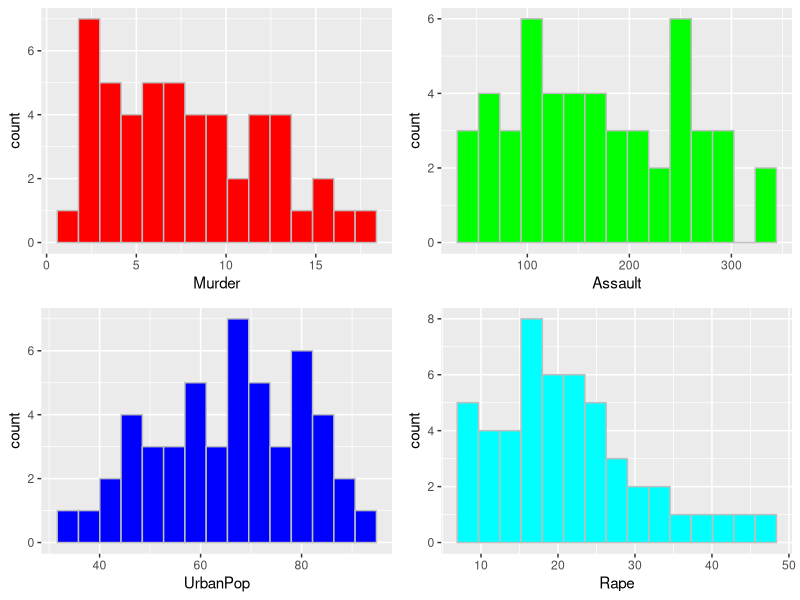
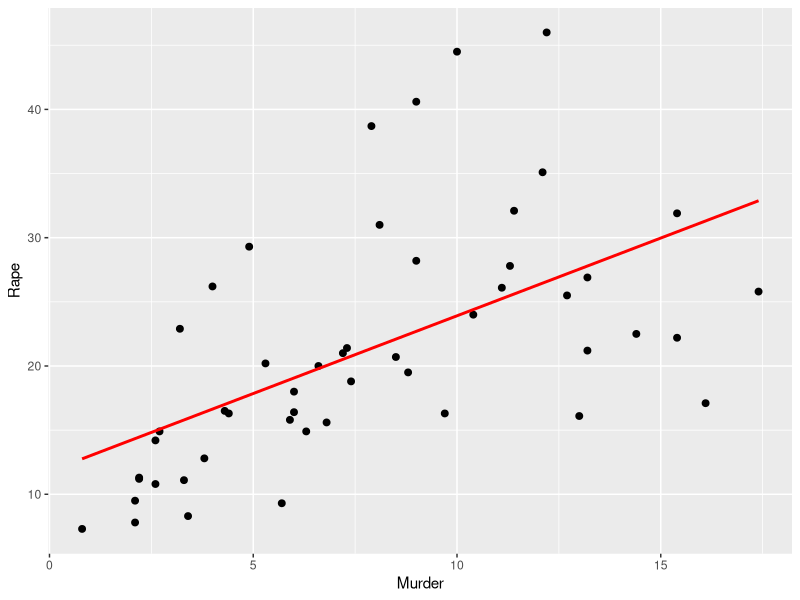
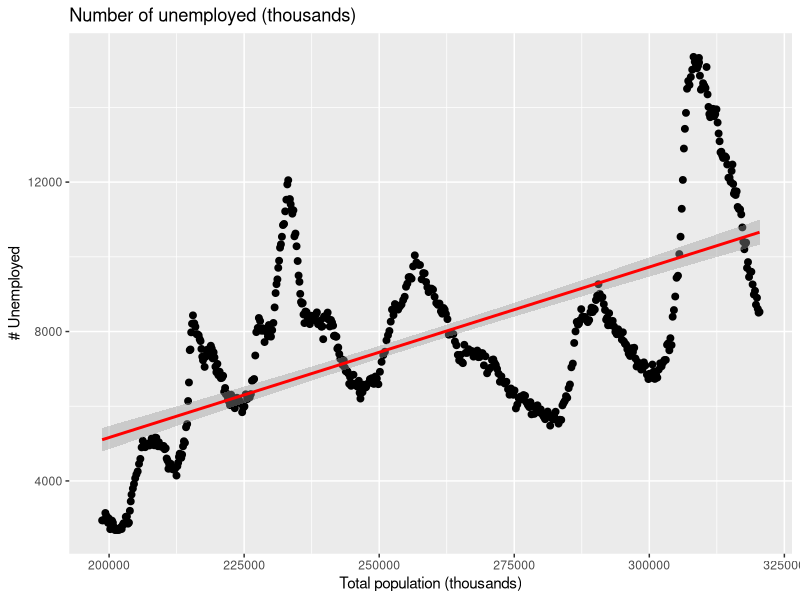
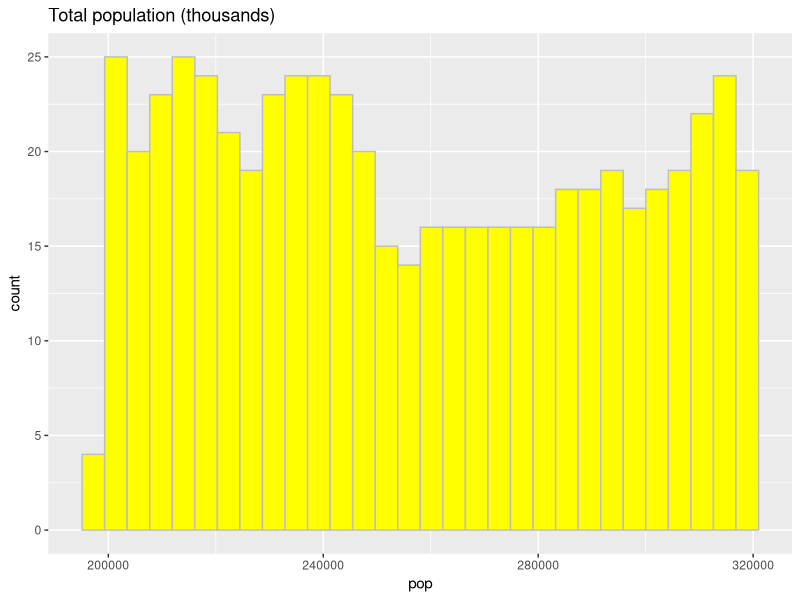
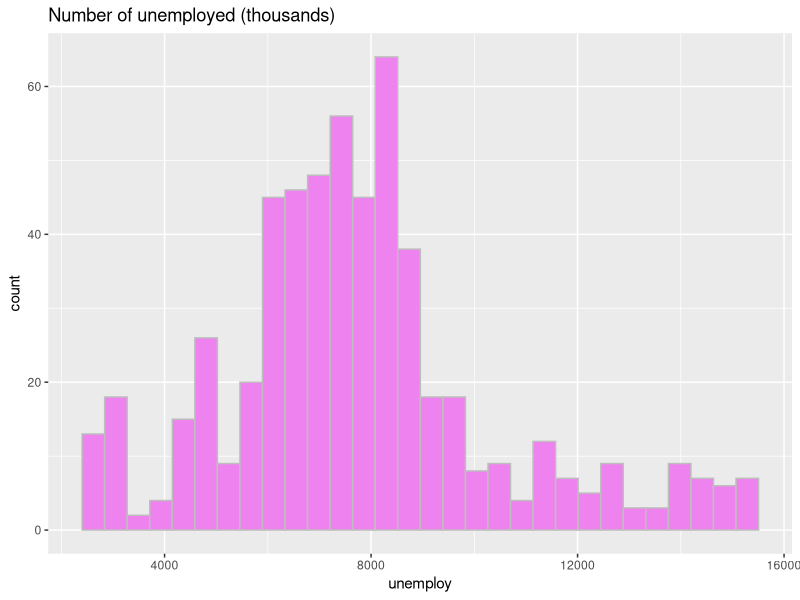
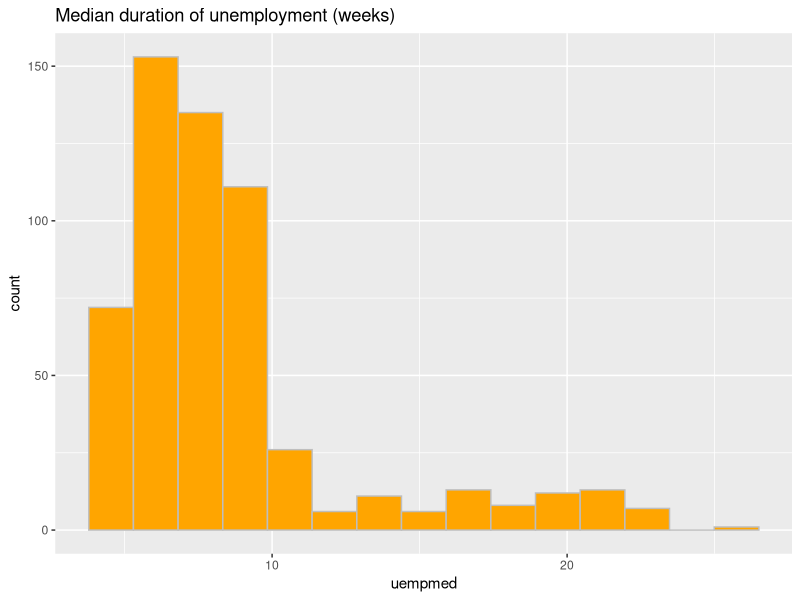
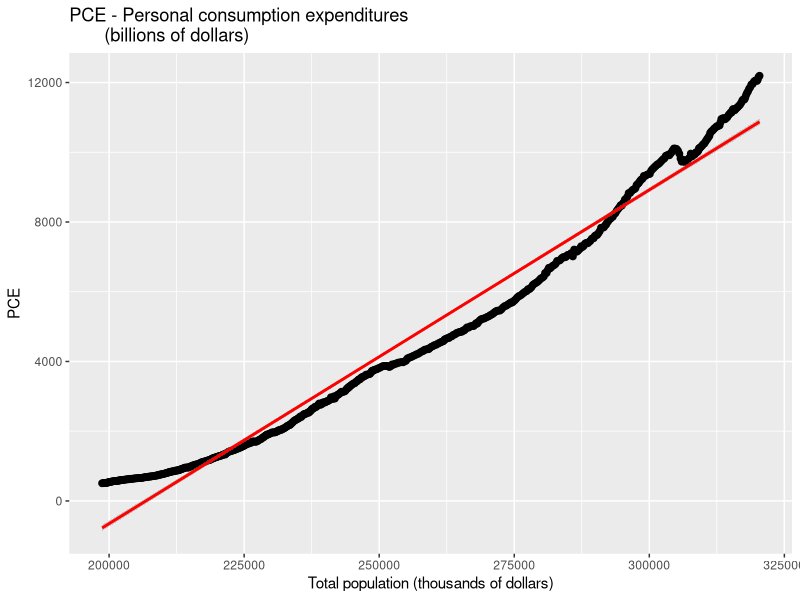
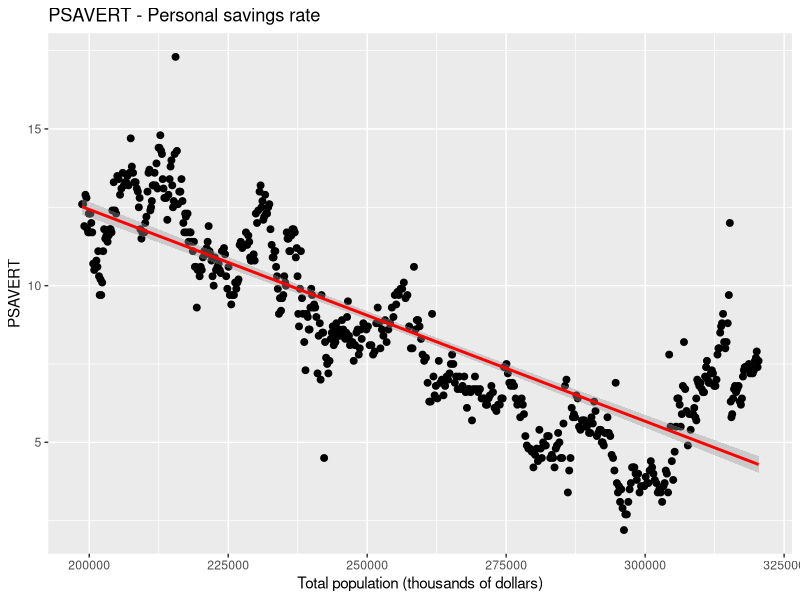

These charts were generated, in order, by the following R code: (Note: this script raises an error after producing the figures.)
## ---- chunk 1
knitr::opts_chunk$set(echo = TRUE)
## ---- chunk 2

library(ggplot2)
data(USArrests)
dataset <- USArrests
#names(dataset)
#head(dataset)
g1 <- ggplot(mapping = aes(Murder), dataset) +
  geom_histogram(bins=15, fill ="red", color="grey")

g2 <- ggplot(mapping = aes(Assault), dataset) +
  geom_histogram(bins=15, fill ="green", color="grey")

g3 <- ggplot(mapping = aes(UrbanPop), dataset) +
  geom_histogram(bins=15, fill ="blue", color="grey")

g4 <- ggplot(mapping = aes(Rape), dataset) +
  geom_histogram(bins=15, fill ="cyan", color="grey")

library("gridExtra")
grid.arrange(g1, g2, g3, g4, nrow=2, ncol=2)


## ---- chunk 3

library(ggplot2)
data(USArrests)
dataset <- USArrests
#names(dataset)
g <- ggplot(mapping = aes(x=Murder, y=Rape), dataset) +
  geom_point(size=2) + 
  geom_smooth(se=FALSE, method = "lm", color="red")
  
g

## ---- chunk 4

library(ggplot2)
#?ggplot
data(economics) # US economic time series
#help(economics)
dataset <- economics
#head(dataset)  
#names(dataset)
#summary(dataset$pop)

g1 <- ggplot(mapping = aes(x=pop, y=unemploy), dataset) +
  geom_point(size=2) + 
  geom_smooth(method = "lm", color="red")+
labs(title = 'Number of unemployed (thousands)', 
     y = '# Unemployed',
     x = 'Total population (thousands)')
g1

g2 <- ggplot(mapping = aes(pop), dataset) +
  geom_histogram(bins=30, fill ="yellow", color="grey") +
  labs(title = 'Total population (thousands)')
g2

g3 <- ggplot(mapping = aes(unemploy), dataset) +
  geom_histogram(bins=30, fill ="violet", color="grey") +
  labs(title = 'Number of unemployed (thousands)')
g3

g4 <- ggplot(mapping = aes(uempmed), dataset) +
  geom_histogram(bins=15, fill ="orange", color="grey") +
  labs(title = "Median duration of unemployment (weeks)")
g4

  
## ---- chunk 5

library(ggplot2)
data(economics) # US economic time series
dataset <- economics

g1 <- ggplot(mapping = aes(x=pop, y=pce), dataset) +
  geom_point(size=2) + 
  geom_smooth(method = "lm", color="red") +
  labs(title = 'PCE - Personal consumption expenditures
       (billions of dollars)',
       y = 'PCE',
       x = 'Total population (thousands of dollars)')
g1

g2 <- ggplot(mapping = aes(x=pop, y=psavert), dataset) +
  geom_point(size=2) + 
  geom_smooth(method = "lm", color="red") +
  labs(title = 'PSAVERT - Personal savings rate',
       y = 'PSAVERT',
       x = 'Total population (thousands of dollars)')
g2

## ---- chunk 6

library(ggplot2)
#?mpg
data(mpg) # Fuel economy data from 1999 and 2008 for 38 popular models of car
dataset <- mpg

head(dataset)
tail(dataset)
names(dataset)
summary(dataset)

## ---- chunk 7

library(ggplot2)
data(mpg)
#summary(mpg$hwy)
#?mpg
dataset <- mpg
ggplot(mapping = aes(x=cyl, y=hwy), data=dataset) +
  geom_point() +
  theme_bw()
#?theme_gray

## ---- chunk 8

library(ggplot2)
data(mpg)
dataset <- mpg

g1 <- ggplot(mapping = aes(cyl), dataset) +
  geom_histogram(bins=15, fill ="violet", color="white") +
  labs(title = "Histogram",
       y = '# Cars',
       x = 'Number of cylinders')

g2 <- ggplot(mapping = aes(cty), dataset) +
  geom_histogram(bins=15, fill ="orange", color="gray") +
  labs(title = "Histogram",
       y = '# Cars',
       x = 'City miles per gallon')

g3 <- ggplot(mapping = aes(x=class, y=cty), data=dataset) +
  geom_boxplot(fill="blue", color="blue") +
  labs(title = "Box-plot",
       y = 'Number of cylinders',
       x = '"Type" of car')

g4 <- ggplot(mapping = aes(x=class, y=hwy), data=dataset) +
  geom_boxplot(fill="green", color="gray") +
  labs(title = "Box-plot",
       y = 'Highway miles per gallon',
       x = '"Type" of car')

library("gridExtra")
grid.arrange(g1, g2, g3, g4, nrow=2, ncol=2)


## ---- chunk 9

library(ggplot2)
data(mpg)
#?mpg
dataset <- mpg
#head(dataset)
#?facet_wrap
#? facet_grid

g1 <- ggplot(data = dataset) +
  geom_point(mapping = aes(x=displ, y=hwy, color=class)) +
  facet_wrap(~class, nrow=2)
g1


## ---- chunk 10

library(ggplot2)
data(mpg)
dataset <- mpg

g2 <- ggplot(data = dataset) +
  geom_point(mapping = aes(x=displ, y=hwy, color=drv)) +
  facet_grid(drv ~ cyl)
g2


## ---- chunk 11

library(ggplot2)
data(mpg)
dataset <- mpg
?facet_grid
#?facet_wrap

g3 <- ggplot(data = dataset) +
  geom_point(mapping = aes(x=displ, y=hwy, color=cyl)) +
  # facet_wrap(~cyl)
  facet_grid(. ~ cyl)
g3


## ---- chunk 12
library(ggplot2)
library(readxl)
dataset <- read_excel("homework2.xlsx")
#head(dataset)
#str(dataset)
dataset$CPI <- as.numeric(dataset$CPI)
dataset$HDI <- as.numeric(dataset$HDI)

min_cpi <- min(dataset$CPI)
max_cpi <- max(dataset$CPI)
min_hdi <- min(dataset$HDI)
max_hdi <- max(dataset$HDI)

g1 <- ggplot(data = dataset) +
  geom_point(mapping = aes(x=CPI, y=HDI), color="red") + 
  scale_x_continuous(limits = c(min_cpi-1, max_cpi+1), 
                     breaks = seq(min_cpi-1, max_cpi+1, 1)) + 
  scale_y_continuous(limits = c(min_hdi-0.1, max_hdi+0.1), 
                     breaks = seq(min_hdi-0.1, max_hdi+0.1, 0.1))

g1


## ---- chunk 13

library(ggplot2)
library(readxl)
dataset <- read_excel("homework2.xlsx")
#head(dataset)
#str(dataset)
dataset$CPI <- as.numeric(dataset$CPI)
dataset$HDI <- as.numeric(dataset$HDI)

min_cpi <- min(dataset$CPI)
max_cpi <- max(dataset$CPI)
min_hdi <- min(dataset$HDI)
max_hdi <- max(dataset$HDI)

g1 <- ggplot(data = dataset) +
  geom_point(mapping = aes(x=CPI, y=HDI, color=Region)) + 
  scale_x_continuous(limits = c(min_cpi-1, max_cpi+1), 
                     breaks = seq(min_cpi-1, max_cpi+1, 1)) + 
  scale_y_continuous(limits = c(min_hdi-0.1, max_hdi+0.1), 
                     breaks = seq(min_hdi-0.1, max_hdi+0.1, 0.1))

g1


## ---- chunk 14

library(ggplot2)
library(readxl)
dataset <- read_excel("homework2.xlsx")
#head(dataset)
#str(dataset)
dataset$CPI <- as.numeric(dataset$CPI)
dataset$HDI <- as.numeric(dataset$HDI)

min_cpi <- min(dataset$CPI)
max_cpi <- max(dataset$CPI)
min_hdi <- min(dataset$HDI)
max_hdi <- max(dataset$HDI)

g1 <- ggplot(data = dataset) +
  geom_point(mapping = aes(x=CPI, y=HDI, color=Region), size=3) + 
  scale_x_continuous(limits = c(min_cpi-1, max_cpi+1), 
                     breaks = seq(min_cpi-1, max_cpi+1, 1)) + 
  scale_y_continuous(limits = c(min_hdi-0.1, max_hdi+0.1), 
                     breaks = seq(min_hdi-0.1, max_hdi+0.1, 0.1))

g1


## ---- chunk 15

library(ggplot2)
library(readxl)
dataset <- read_excel("homework2.xlsx")
#head(dataset)
#str(dataset)
dataset$CPI <- as.numeric(dataset$CPI)
dataset$HDI <- as.numeric(dataset$HDI)
#summary(dataset$HDI)

min_cpi <- min(dataset$CPI)
max_cpi <- max(dataset$CPI)
min_hdi <- min(dataset$HDI)
max_hdi <- max(dataset$HDI)

g1 <- ggplot(data = dataset) +
  geom_point(mapping = aes(x=CPI, y=HDI, color=Region), size=3*dataset$HDI) + 
  scale_x_continuous(limits = c(min_cpi-1, max_cpi+1), 
                     breaks = seq(min_cpi-1, max_cpi+1, 1)) + 
  scale_y_continuous(limits = c(min_hdi-0.1, max_hdi+0.1), 
                     breaks = seq(min_hdi-0.1, max_hdi+0.1, 0.1))

g1

## ---- chunk 16

library(ggplot2)
library(readxl)
dataset <- read_excel("homework2.xlsx")
#head(dataset)
#str(dataset)
dataset$CPI <- as.numeric(dataset$CPI)
dataset$HDI <- as.numeric(dataset$HDI)
#summary(dataset$HDI)
#head(dataset)

min_cpi <- min(dataset$CPI)
max_cpi <- max(dataset$CPI)
min_hdi <- min(dataset$HDI)
max_hdi <- max(dataset$HDI)

g1 <- ggplot(data = dataset) +
  geom_point(mapping = aes(x=CPI, y=HDI, color=Region), size=3*dataset$HDI) + 
  scale_x_continuous(limits = c(min_cpi-1, max_cpi+1), 
                     breaks = seq(min_cpi-1, max_cpi+1, 1)) + 
  scale_y_continuous(limits = c(min_hdi-0.1, max_hdi+0.1), 
                     breaks = seq(min_hdi-0.1, max_hdi+0.1, 0.1)) +
  labs(title = 'Corrupção x Desenvolvimento Humano',
       y = 'HDI (índice de desenvolvimento humano)',
       x = 'CPI (índice de percepção da corrupção)') +
  theme(plot.title = element_text(hjust = 0.5))


g1

## ---- chunk 17
knitr::include_graphics("homework2_grafico.png")
## ---- chunk 18

library(dplyr)
library(ggplot2)
library(readxl)
dataset <- read_excel("homework2.xlsx")
head(dataset)
tail(dataset)
str(dataset)
dataset$CPI <- as.numeric(dataset$CPI)
dataset$HDI <- as.numeric(dataset$HDI)
require("ggrepel")
#summary(dataset$HDI)
#head(dataset)

#titulo <- expression(paste("No. of ", bold("bacteria X"), " isolates with corresponding types"))

summary(dataset$CPI)

#?geom_point
g <- ggplot(mapping = aes(x=CPI, y=HDI), data = dataset) +
  geom_point(aes(colour=factor(Region)), 
             shape=21, stroke=3, size=3, fill = NA) + 
  #geom_text_repel(data=subset(dataset, dataset$CPI < quantile(dataset$CPI, 0.5)), 
  #                            label=factor(dataset$Country),
  #                            hjust=1, vjust=1) +
  geom_text_repel(data=dataset %>% 
                    filter(dataset$CPI > 1  | dataset$CPI < 10) %>%
                             sample_n(18),
                  aes(label=Country))+
                  #label=factor(dataset$Country),
                  #hjust=1, vjust=1) +
  scale_x_continuous(limits = c(1, 10.1), 
                     breaks = seq(1, 10.1, 1)) + 
  scale_y_continuous(limits = c(0.1, 1), 
                     breaks = seq(0.2, 1, 0.1)) +
  geom_smooth(method = lm, 
              formula = y ~ splines::bs(x, 3), 
              se = FALSE, color="red", size = 2) +
  labs(title = expression(paste(bold('Corruption and human development'))),
       y = expression(paste(italic('Human Development Index, 2011 (1=best)'))),
       x = expression(paste(italic('Corruption Perception Index, 2011 (10=least corrupt)'))),
       caption = "Sources: Transparency International; UN Human Development Report",
       color = ""
       ) +
  scale_color_manual(name="",
                       labels= c("Americas","Asia &\nOceania","Central &\nEastern Europe", 
                                 "OECD", "Middle East &\nNorth Africa","Sub-Saharan\n Africa"),
                       values=c("blue","cyan","green",
                                "darkgreen","red","brown")) +  
  theme_classic() +
  guides( col = guide_legend(nrow = 1))+
  theme(axis.title=element_text(size=8, face="italic"),
        plot.caption = element_text(hjust = 0.0, size=8),
        #axis.line=element_blank(), 
        axis.line.y = element_blank(), 
        axis.line.x = element_line(lineend="round"),
        #axis.text.x=element_blank(), axis.text.y=element_blank(),
        #axis.ticks=element_blank(),
        axis.ticks.length=unit(0.2, "lines"), 
        axis.ticks.y = element_line(colour= "gray", size=1),
        #axis.title.x=element_blank(),
        #axis.title.y=element_blank(), 
        legend.background=element_rect(fill="white", colour=NA),
        #legend.key=element_rect(colour="white"), 
        #legend.key.size=unit(1.2, "lines"),
        legend.position='top', 
        #legend.text=element_text(size=rel(0.8)),
        legend.justification='left',
        legend.direction='horizontal',
        legend.title=element_text(size=rel(0.8), face="bold", hjust=0), panel.background=element_blank(),
        panel.border=element_blank(), 
        #panel.grid.major.x=element_blank(), 
        #panel.grid.minor.x=element_blank(),
        panel.grid.minor = element_blank(),
        panel.grid.major.y = element_line(colour= "gray",size=1),
        #plot.background=element_blank(), 
        plot.margin=unit(c(1, 1, 0.5, 0.5), "lines"), plot.title=element_text(size=rel(1.2)),
        strip.background=element_rect(fill="grey90", colour="grey50"),
        strip.text.y=element_text(size=rel(0.8), angle=-90))

g
